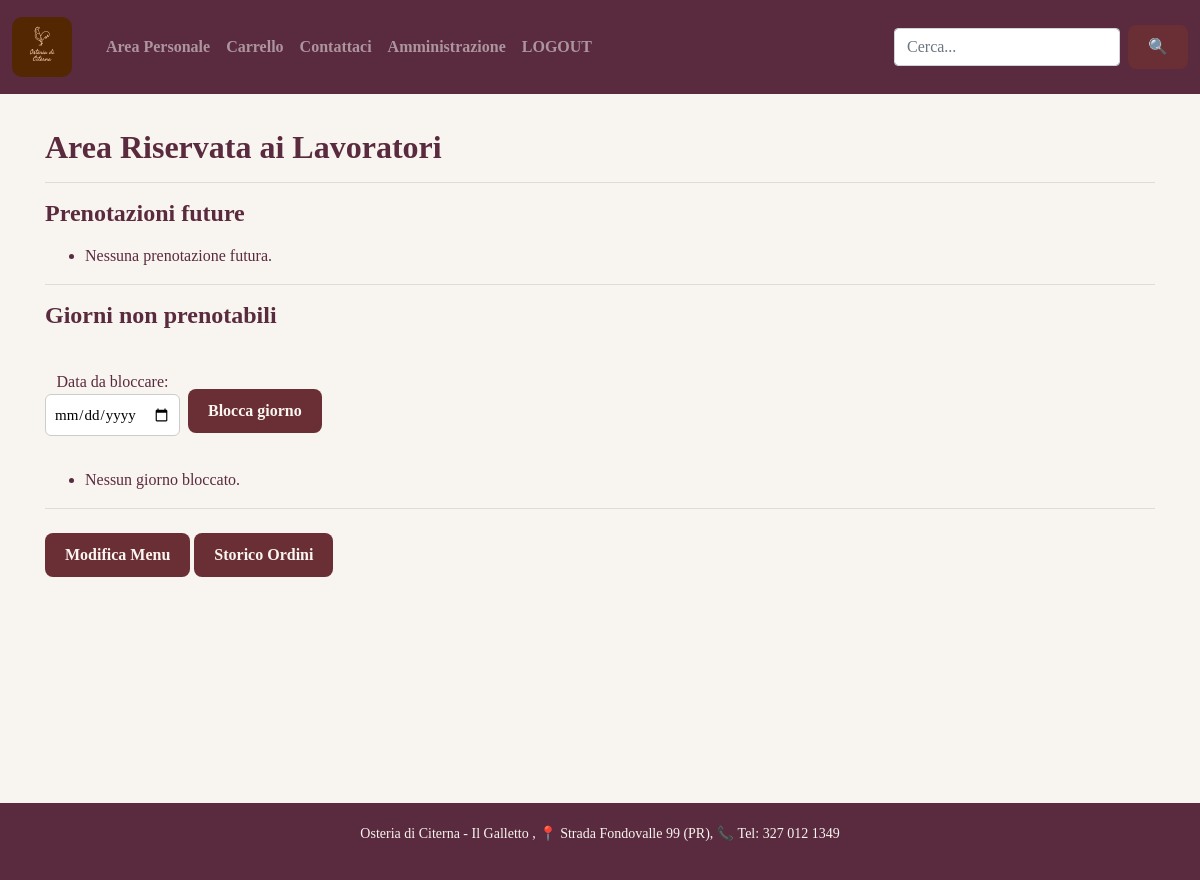
The page /amministrazione/ (signed in) on the database as committed earlier.
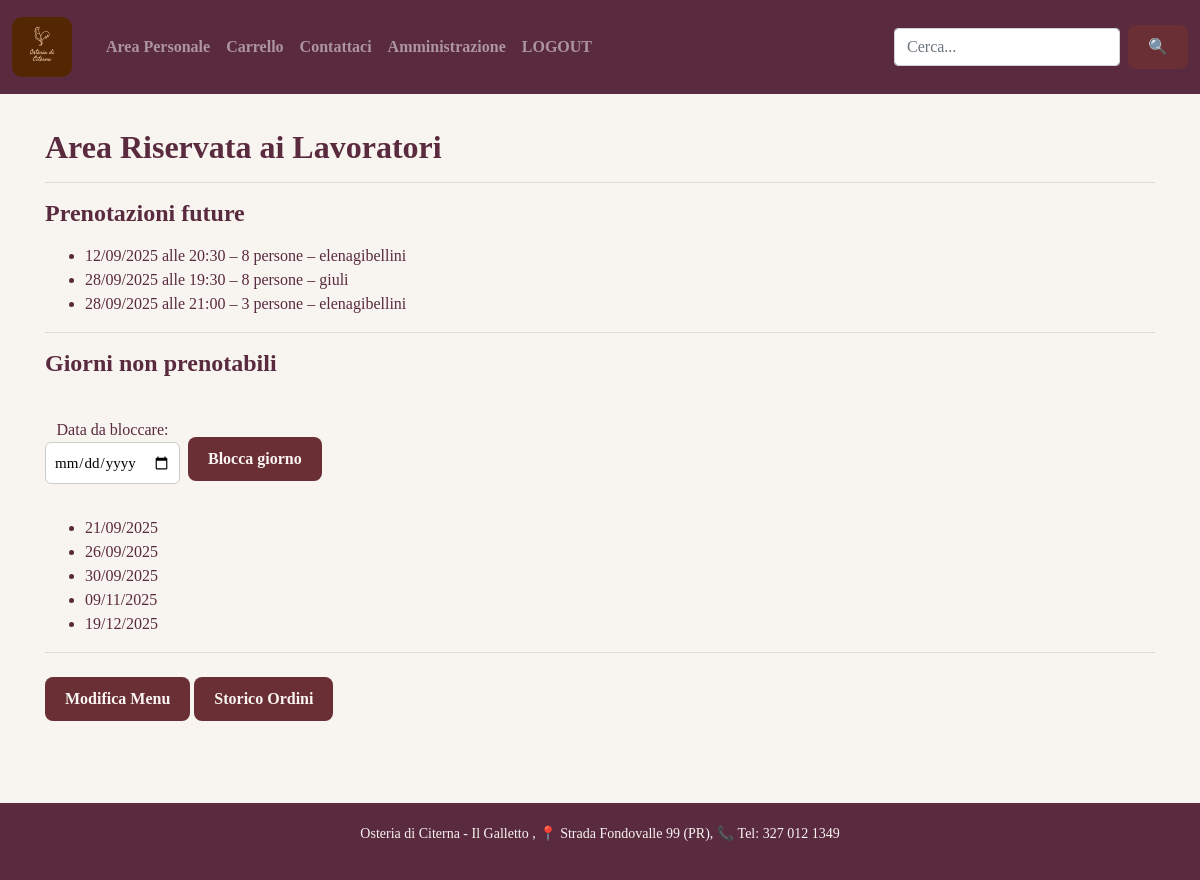
The same page on the database as committed later.
### accounts/models.py (models this page shows, shortened)
class Prenotazione(models.Model):
    utente = models.ForeignKey(User, on_delete=models.CASCADE)
    data = models.DateField()
    ora = models.TimeField()
    numero_persone = models.PositiveIntegerField()
    creato_il = models.DateTimeField(auto_now_add=True)
    tavoli_assegnati = models.ManyToManyField(Tavolo, blank=True)

### accounts/views.py (the view)
# urls.py: path('amministrazione/', views.amministrazione, name='amministrazione'),
@login_required
def amministrazione(request):
    if not (request.user.groups.filter(name__in=['Manager', 'Lavoratori']).exists() or request.user.is_superuser):
        return redirect('non_autorizzato')
    if request.method == 'POST' and 'blocca_giorno' in request.POST:
        form_giorno = GiornoNonPrenotabileForm(request.POST)
        if form_giorno.is_valid():
            form_giorno.save()
            messages.success(request, "Giorno bloccato con successo!")
            return redirect('amministrazione')
    else:
        form_giorno = GiornoNonPrenotabileForm()
    oggi=date.today()
    prenotazioni_future = Prenotazione.objects.filter(
        data__gte=oggi
    ).order_by('data', 'ora')
    giorni_bloccati = GiornoNonPrenotabile.objects.filter(data__gte=oggi).values_list('data', flat=True)
    giorni_bloccati_js = json.dumps([g.strftime('%Y-%m-%d') for g in giorni_bloccati])
    return render(request, 'accounts/amministrazione.html', {
        'prenotazioni_future': prenotazioni_future,
        'giorni_bloccati': giorni_bloccati,
        'form_giorno': form_giorno,
        'giorni_bloccati_js': giorni_bloccati_js
    })

### accounts/forms.py
class GiornoNonPrenotabileForm(forms.ModelForm):
    data = forms.DateField(
        widget=forms.DateInput(attrs={'type': 'date','min': date.today().isoformat()}),
        label="Data da bloccare"
    )
    class Meta:
        model = GiornoNonPrenotabile
        fields = ['data']

### accounts/templates/accounts/amministrazione.html (shortened to what this page needs)
{% extends 'accounts/main.html' %}
{% load static %}
{% block content %}
<div class="container mt-5">
    <h2>Area Riservata ai Lavoratori</h2>
    <hr>
    <h4>Prenotazioni future</h4>
    <ul>
        {% for p in prenotazioni_future %}
            <li>{{ p.data|date:"d/m/Y" }} alle {{ p.ora|time:"H:i" }} – {{ p.numero_persone }} persone – {{ p.utente.username }}</li>
        {% empty %}
            <li>Nessuna prenotazione futura.</li>
        {% endfor %}
    </ul>
    <hr>
    <h4>Giorni non prenotabili</h4>
    <form method="post" class="form-inline mb-3">
        {{ form_giorno.as_p }}
        <button type="submit" class="btn btn-outline-dark ml-2">Blocca giorno</button>
    </form>
    <ul>
        {% for g in giorni_bloccati %}
            <li>{{ g|date:"d/m/Y" }}</li>
        {% empty %}
            <li>Nessun giorno bloccato.</li>
        {% endfor %}
    </ul>
    <hr>
    <div class="mt-4">
        {% if request.user.is_superuser %}
            <a href="/admin" class="btn btn-warning mb-3">Modifica Menu</a>
            <a href="{% url 'storico_ordini_completo' %}" class="btn btn-secondary mb-3">Storico Ordini</a>
        {% else %}
            <button type="button" class="btn btn-primary mr-2" onclick="alert('Solo il Manager può accedere a tale sezione')">Modifica menu</button>
            <button type="button" class="btn btn-secondary" onclick="alert('Solo il Manager può accedere a tale sezione')">Storico prenotazioni</button>
        {% endif %}
    </div>
</div>
{% endblock %}

### accounts/templates/accounts/main.html (shortened to what this page needs)
{% load static %}
<!DOCTYPE html>
<html>
    <head>
        <link rel="stylesheet" href="https://cdn.jsdelivr.net/npm/bootstrap@4.4.1/dist/css/bootstrap.min.css">
        <link rel="stylesheet" type="text/css" href="{% static '/css/main.css' %}">
    </head>
    <body class="d-flex flex-column min-vh-100" style="margin-top: 80px; background-color: #f8f5f0;">
    {% include 'accounts/navbar.html' %}
    <div id="content" class="flex-grow-1">
        {% block content %}
        {% endblock %}
    </div>
    <div class="footer">
        <p>Osteria di Citerna - Il Galletto  , 📍 Strada Fondovalle 99 (PR), 📞 Tel: 327 012 1349</p>
    </div>
</body>
</html>

### accounts/templates/accounts/navbar.html (shortened to what this page needs)
{% load static %}
<nav class="navbar navbar-expand-lg navbar-dark fixed-top" style="background-color:#5a2a3e;">
  <a class="navbar-brand" href="{% url 'home' %}">
    <img id="logo" src="{% static 'images/logo.jpg' %}" alt="Logo Osteria" style="height: 60px;">
  </a>
  <div class="collapse navbar-collapse" id="navbarSupportedContent">
    <ul class="navbar-nav mr-auto">
      {% if request.user.is_authenticated %}
        <li class="nav-item">
          <a class="nav-link" href="{% url 'area_personale' %}">Area Personale</a>
        </li>
        <li class="nav-item">
          <a class="nav-link" href="{% url 'visualizza_ordinazione' %}">Carrello</a>
        </li>
      {% endif %}
      <li class="nav-item">
        <a class="nav-link" href="mailto:osteriadiciterna@gmail.com">Contattaci</a>
      </li>
      {% if request.user.is_authenticated %}
        <li class="nav-item">
          <a class="nav-link" href="{% url 'amministrazione' %}">Amministrazione</a>
        </li>
        <li class="nav-item">
          <a class="nav-link" href="{% url 'logout' %}"><strong>LOGOUT</strong></a>
        </li>
      {% endif %}
    </ul>
    <form class="form-inline my-2 my-lg-0" method="get" action="{% url 'cerca_piatto' %}">
      <input class="form-control mr-sm-2" type="search" placeholder="Cerca..." name="q">
      <button class="btn btn-outline-light my-2 my-sm-0" type="submit">🔍</button>
    </form>
  </div>
</nav>

### static/css/main.css (style rules this page uses)
#logo { height: 80px; margin-right: 10px; border-radius: 10px; }
body { background-color: #f8f5f0; color: #5a2a3e; font-family: 'Georgia', serif; margin: 0; padding: 0; }
h1, h2, h3, h4 { color: #5a2a3e; font-weight: bold; margin-bottom: 1rem; }
.navbar { background-color: #5a2a3e; color: #f9f5f0; padding: 12px; text-align: center; }
.footer { background-color: #5a2a3e; color: #f9f5f0; padding: 20px 10px; text-align: center; width: 100%; font-size: 14px; }
.navbar a, .footer a { color: #5a2a3e; text-decoration: none; font-weight: bold; }
.orderpiattobutton, .loginbutton, .registratibutton, .btn { background-color: #6a2e35; color: #f9f5f0; border: none; padding: 10px 20px; border-radius: 8px; font-weight: bold; font-size: 16px; transition: 0.3s ease; }
input, select, textarea { border-radius: 6px; border: 1px solid #ccc; padding: 8px; font-size: 15px; }

Rows that differ between the two databases and show on the page:
added Prenotazione: data "12/09/2025", ora "20:30", numero_persone "8", utente.username "elenagibellini"
added Prenotazione: data "28/09/2025", ora "19:30", numero_persone "8", utente.username "giuli"
added Prenotazione: data "28/09/2025", ora "21:00", numero_persone "3", utente.username "elenagibellini"
Other text that changed with them:
new list line: "21/09/2025"
new list line: "26/09/2025"
new list line: "30/09/2025"
new list line: "09/11/2025"
new list line: "19/12/2025"
text no longer shown: "Nessuna prenotazione futura. Nessun giorno bloccato."
